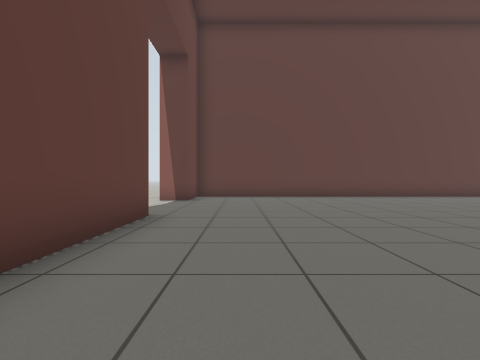
[1] (above)

16 first-person views from a walk through a Gazebo world. The camera is 0.72 m above the floor, looks level and sees 85° across. Floor lines are 1 m apart. The floor is counted in squares, 1 m on a side. Each view is taken from the middle of a square. On the plan, view 1 faces up. The plan holds only what a view shows up to about 9 squares ahead; the rest is blank. The place goes on beyond the plan. Gazebo's built-in surfaces are drawn with simple patterns. Some stock models are drawn as simple stand-ins.

[2]
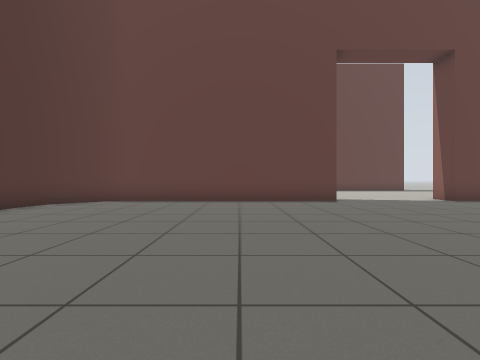

[3]
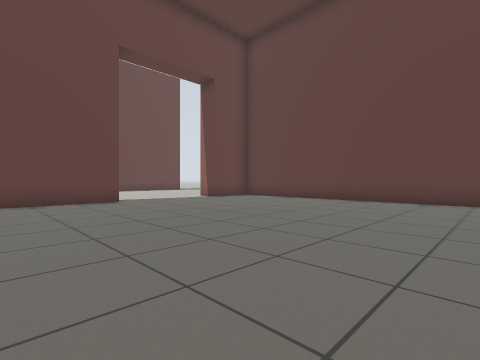

[4]
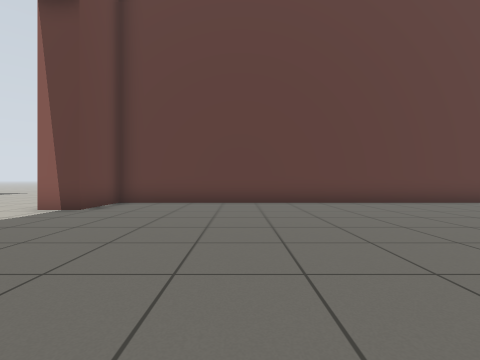

[5]
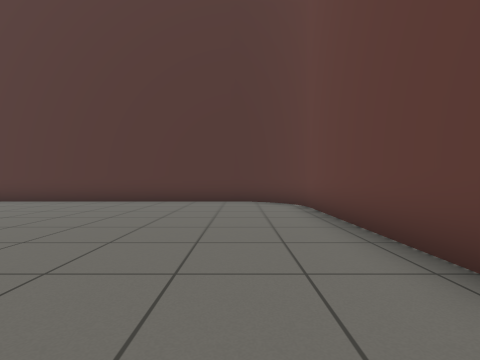

[6]
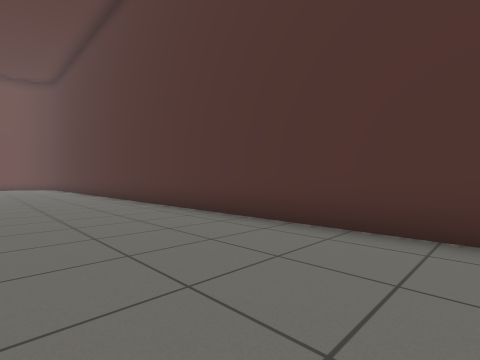

[7]
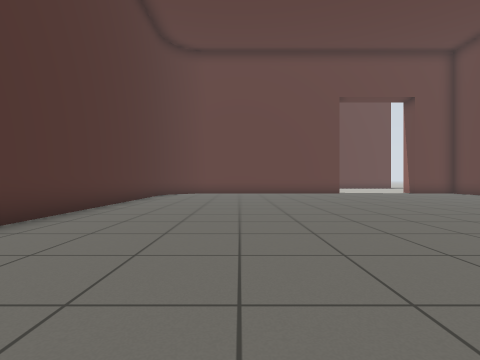

[8]
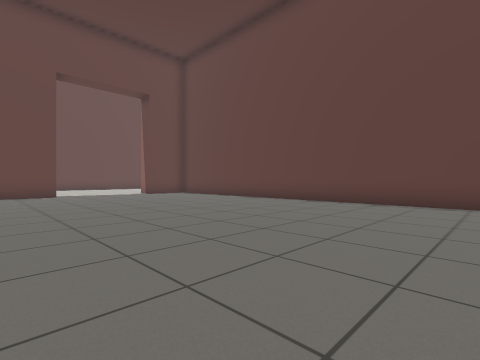

[9]
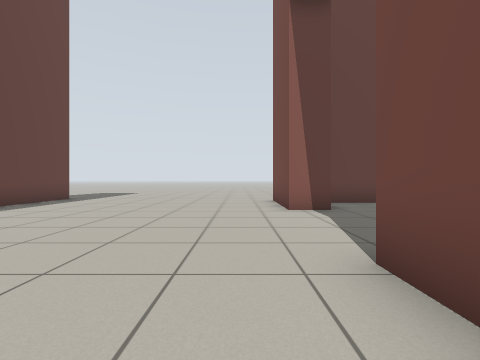

[10]
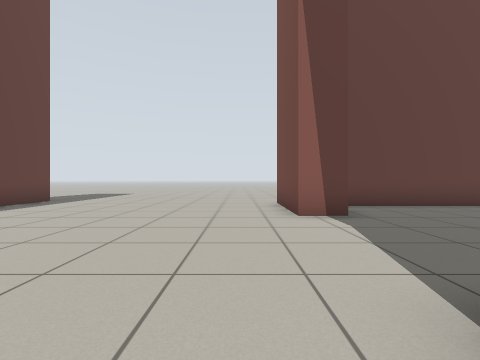

[11]
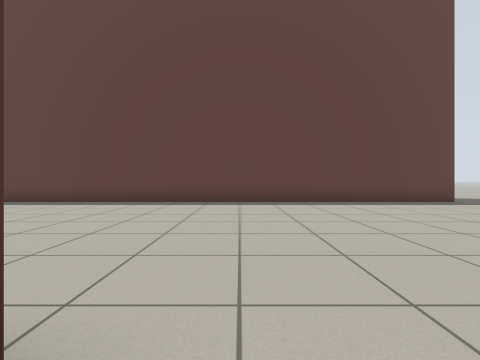

[12]
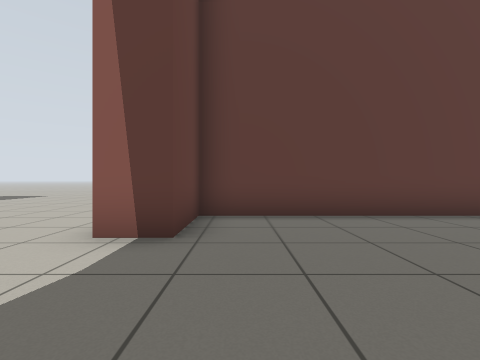

[13]
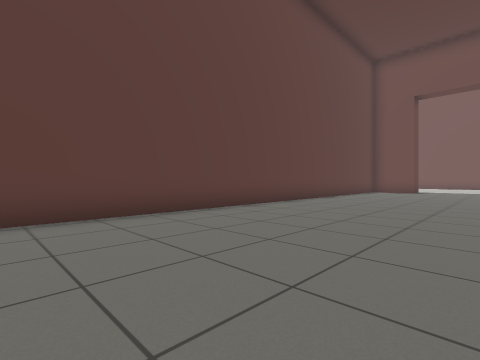

[14]
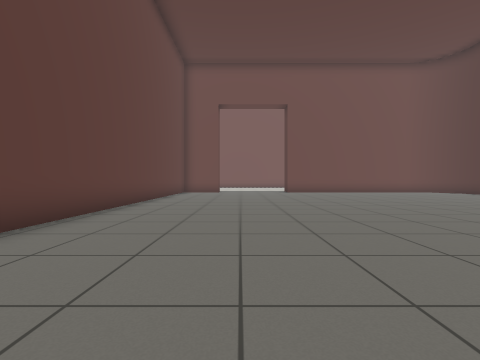

[15]
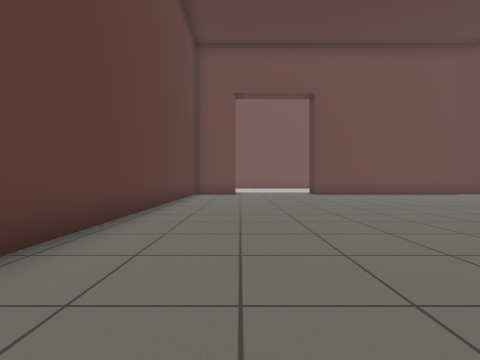

[16]
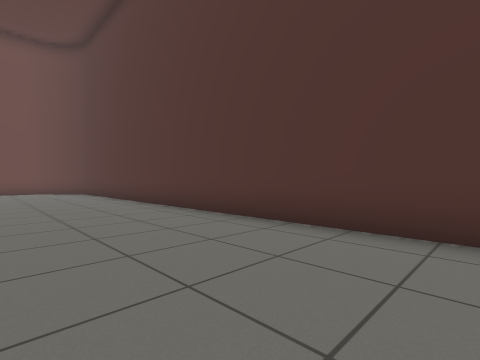

### Floor plan
Points are (right, up) in squares from view 1. A wall is a line through its corners. A room is listed if a view was taken in it or the views show most of it. See-through windows are left out.
Room 1 (views 1, 2, 3, 4, 5, 6, 7, 8, 11, 12, 13, 14, 15, 16)
walls: (-1.8, 5.4) (-1.8, -2.1) (-1.6, -2.7); (-0.8, -3.5) (-0.2, -3.8) (17, -3.8); (-1.8, -2.3) (-1.5, -2.9); (20, 11.2) (-1.8, 11.2) (-1.8, 9.2) (-2.8, 9.2)
ways out: opening at (-3.2, 7.5) to room 2
Room 2 (views 9, 10)
walls: (-2.8, 4.2) (-2.8, 5.2); (-2.8, 9.2) (-2.8, 12.2); (-10.5, 13) (-10.5, -1.8)
ways out: opening at (-3.2, 7.5) to room 1

Positions as (right, up) in squares from view 1, and headings:
1: (0, 0), facing up
2: (7, 2), facing left
3: (7, 2), facing up-left
4: (2, 3), facing up
5: (0, 5), facing down
6: (1, 0), facing down-right
7: (12, 0), facing left
8: (11, 3), facing up-left
9: (-4, 3), facing up
10: (-4, 4), facing up
11: (-2, 6), facing left
12: (-1, 6), facing up
13: (8, 6), facing up-right
14: (9, 8), facing right
15: (11, 9), facing right
16: (8, 0), facing down-right
